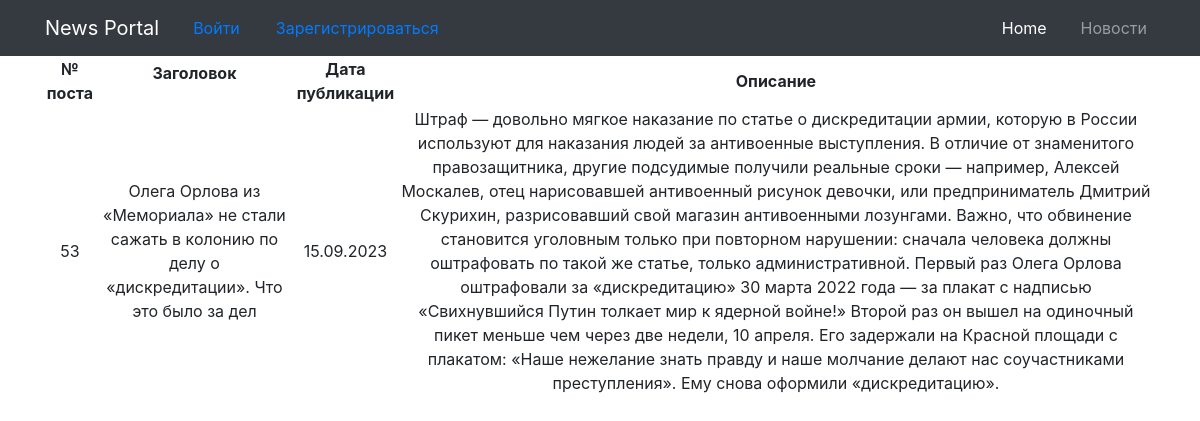
The page /53/ on the database its author committed.
### MyApp/models.py (models this page shows, shortened)
class Post(models.Model):
    author = models.ForeignKey(User, on_delete=models.CASCADE)
    header = models.CharField(max_length=100, blank=False)
    body = models.CharField(max_length=8000, blank=True)
    post_date = models.DateField(default=timezone.now)

### MyApp/views.py (the view)
# urls.py: path('<int:pk>/', PostDetailedView.as_view(), name='post_details'),
class PostDetailedView(DetailView):
    model = Post
    template_name = 'MyApp/post_details.html'
    queryset = Post.objects.all()

### MyApp/templatetags/custom_template_funcs.py (called while the page is built)
@register.filter(name='censor')
def censor(value, arg):
    for i in value.split():
        if i.lower() in black_list:
            value = value.replace(i, arg)
    return value

### templates/MyApp/post_details.html (shortened to what this page needs)
{% extends 'flatpages/default.html' %}
{% load custom_template_funcs %}
{% block content %}
<table>
        <tr>
            <td valign="top" align="center"><b>№ поста</b></td>
            <td align="center"><b>Заголовок<p></b></td>
            <td align="center"><b>Дата публикации</b></td>
            <td align="center"><b>Описание </b></td>
        </tr>
    <tr>
        <td align="center">{{ post.id }}</td>
        <td>{{ post.header|default:"Без заголовка"|censor:'***' }}</td>
        <td align="center">{{ post.post_date|default:"Без даты"|date:'d.m.Y' }}</td>
        <td>{{ post.body|censor:'***' }}</td>
    </tr>
</table>
{% endblock content %}

### rows shown on the page
Post: id "53", header|censor "Олега Орлова из «Мемориала» не стали сажать в колонию по делу о «дискредитации». Что это было за дел", post_date "15.09.2023", body|censor "Штраф — довольно мягкое наказание по статье о дискредитации армии, которую в России используют для наказания людей за антивоенные выступления. В отличие от знаменитого правозащитника, другие подсудимые получили реальные сроки — например, Алексей Москалев, отец нарисовавшей антивоенный рисунок девочки, или предприниматель Дмитрий Скурихин, разрисовавший свой магазин антивоенными лозунгами. Важно, что обвинение становится уголовным только при повторном нарушении: сначала человека должны оштрафовать по такой же статье, только административной. Первый раз Олега Орлова оштрафовали за «дискредитацию» 30 марта 2022 года — за плакат с надписью «Свихнувшийся Путин толкает мир к ядерной войне!»…"
